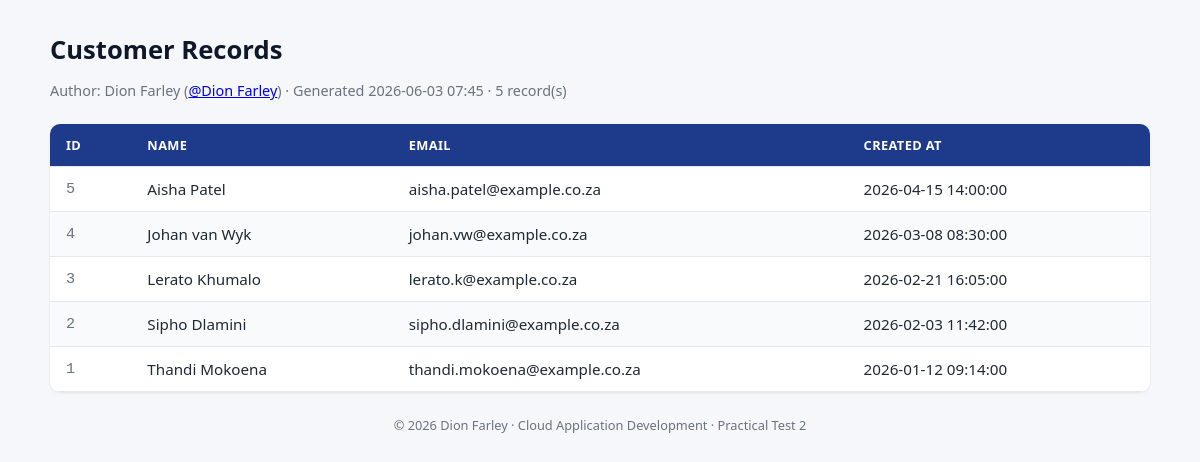
Before: /customers.php with the older database file.
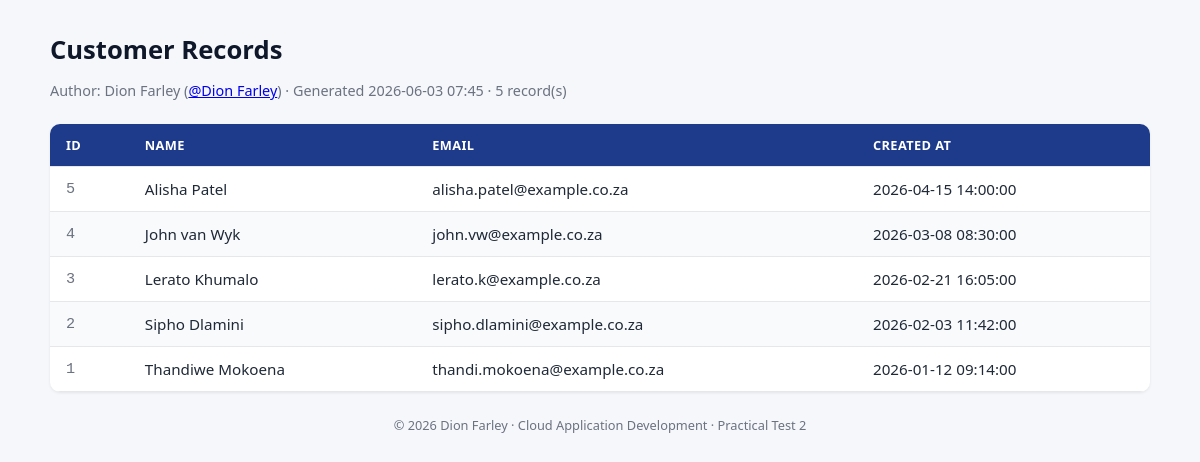
After: the same page with the newer database file.
### tables this page shows
CREATE TABLE IF NOT EXISTS customers (
  id          INT UNSIGNED AUTO_INCREMENT PRIMARY KEY,
  name        VARCHAR(120) NOT NULL,
  email       VARCHAR(190) NOT NULL UNIQUE,
  created_at  DATETIME     NOT NULL DEFAULT CURRENT_TIMESTAMP
);

### customers.php (the view, shortened to what this page needs)
<?php
$host    = getenv('DB_HOST')     ?: 'localhost';
$port    = getenv('DB_PORT')     ?: '3306';
$dbname  = getenv('DB_NAME')     ?: 'companydb';
$user    = getenv('DB_USER')     ?: 'root';
$pass    = getenv('DB_PASSWORD') ?: '';
$charset = 'utf8mb4';
$dsn = "mysql:host={$host};port={$port};dbname={$dbname};charset={$charset}";
$options = [
    PDO::ATTR_ERRMODE            => PDO::ERRMODE_EXCEPTION,
    PDO::ATTR_DEFAULT_FETCH_MODE => PDO::FETCH_ASSOC,
    PDO::ATTR_EMULATE_PREPARES   => false,
];
try {
    $pdo = new PDO($dsn, $user, $pass, $options);
} catch (PDOException $e) {
    error_log('[customers.php] DB connection failed: ' . $e->getMessage());
    http_response_code(503);
    render_error_page(
        'Service temporarily unavailable',
        'We are unable to reach the customer database right now. Please try again shortly.'
    );
    exit;
}
try {
    $stmt = $pdo->prepare(
        'SELECT id, name, email, created_at
           FROM customers
       ORDER BY created_at DESC'
    );
    $stmt->execute();
    $customers = $stmt->fetchAll();
} catch (PDOException $e) {
    error_log('[customers.php] Query failed: ' . $e->getMessage());
    http_response_code(500);
    render_error_page(
        'Unable to load customers',
        'An internal error occurred while retrieving customer records.'
    );
    exit;
}
function e(?string $value): string {
    return htmlspecialchars($value ?? '', ENT_QUOTES | ENT_SUBSTITUTE, 'UTF-8');
}
?>
<!DOCTYPE html>
<html lang="en">
<head>
</head>
<body>
    <header>
        <h1>Customer Records</h1>
        <p class="meta">
            Author: Dion Farley (<a href="https://github.com/Dion10global">@Dion Farley</a>) &middot;
            Generated <?= e(date('Y-m-d H:i')) ?> &middot;
            <?= (int) count($customers) ?> record(s)
        </p>
    </header>
    <section class="table-wrap">
        <?php if (empty($customers)): ?>
            <div class="empty">No customer records found.</div>
        <?php else: ?>
            <table>
                <thead>
                    <tr><th>ID</th><th>Name</th><th>Email</th><th>Created At</th></tr>
                </thead>
                <tbody>
                    <?php foreach ($customers as $row): ?>
                        <tr>
                            <td class="id"><?= e((string) $row['id']) ?></td>
                            <td><?= e($row['name']) ?></td>
                            <td><?= e($row['email']) ?></td>
                            <td><?= e($row['created_at']) ?></td>
                        </tr>
                    <?php endforeach; ?>
                </tbody>
            </table>
        <?php endif; ?>
    </section>
    <footer>
        &copy; <?= e(date('Y')) ?> Dion Farley &middot; Cloud Application Development &middot; Practical Test 2
    </footer>
</body>
</html>

### customers.php (style rules this page uses)
:root { --primary: #1e3a8a; --primary-light: #eef2ff; --text: #1f2937; --muted: #6b7280; --border: #e5e7eb; --bg: #f5f7fa; }
* { box-sizing: border-box; }
body { font-family: system-ui, -apple-system, "Segoe UI", Roboto, sans-serif; background: var(--bg); color: var(--text); margin: 0; padding: 2rem; }
header { max-width: 1100px; margin: 0 auto 1.5rem; }
h1 { margin: 0 0 .25rem; color: #0f172a; font-size: 1.6rem; }
.meta { color: var(--muted); font-size: .9rem; }
.table-wrap { max-width: 1100px; margin: 0 auto; background: #fff; border-radius: 10px; overflow: hidden; box-shadow: 0 1px 3px rgba(0, 0, 0, .08); }
table { width: 100%; border-collapse: collapse; }
th, td { padding: 12px 16px; text-align: left; border-bottom: 1px solid var(--border); font-size: .95rem; }
th { background: var(--primary); color: #fff; font-weight: 600; text-transform: uppercase; letter-spacing: .03em; font-size: .8rem; }
tr:nth-child(even) td { background: #f9fafb; }
td.id { font-family: ui-monospace, Menlo, Consolas, monospace; color: var(--muted); }
footer { max-width: 1100px; margin: 1.5rem auto 0; color: var(--muted); font-size: .8rem; text-align: center; }

Changed rows visible on the page:
changed customers id 5: name "Aisha Patel" → "Alisha Patel"; email "aisha.patel@example.co.za" → "alisha.patel@example.co.za"
changed customers id 4: name "Johan van Wyk" → "John van Wyk"; email "johan.vw@example.co.za" → "john.vw@example.co.za"
changed customers "thandi.mokoena@example.co.za": name "Thandi Mokoena" → "Thandiwe Mokoena"
